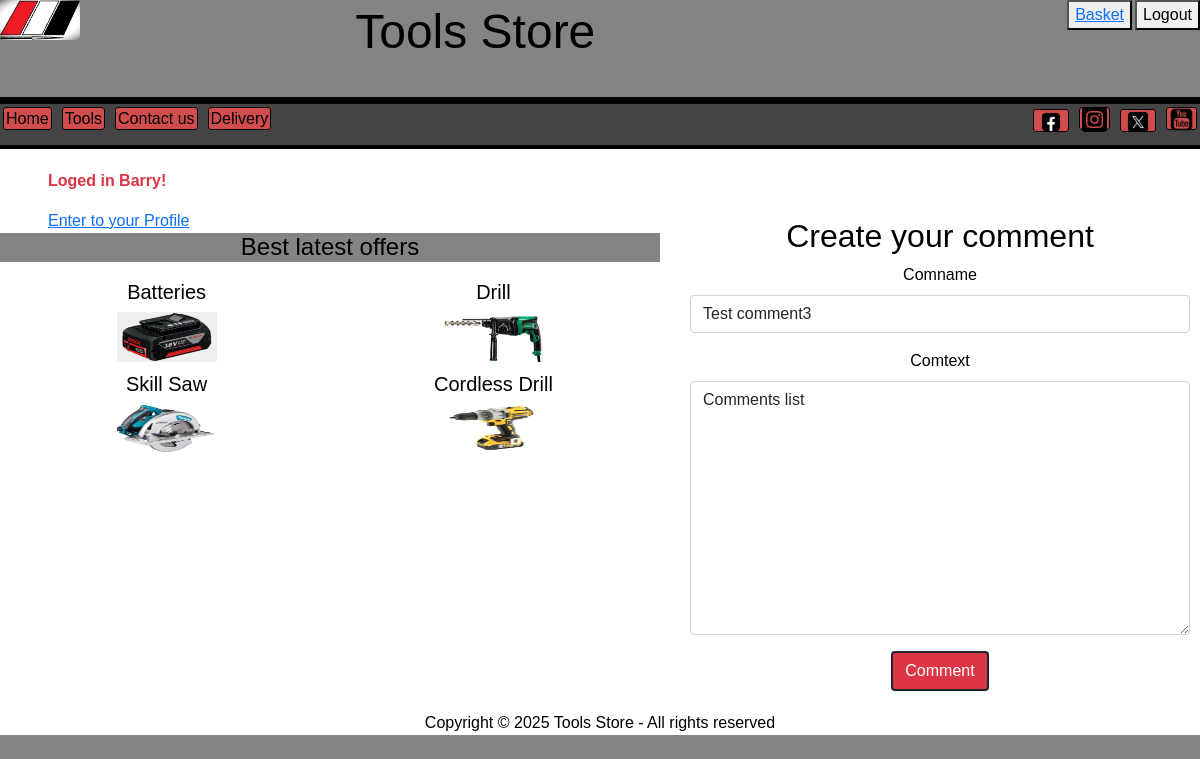
Page /comment/3/update/ (signed in) on the earlier database version.
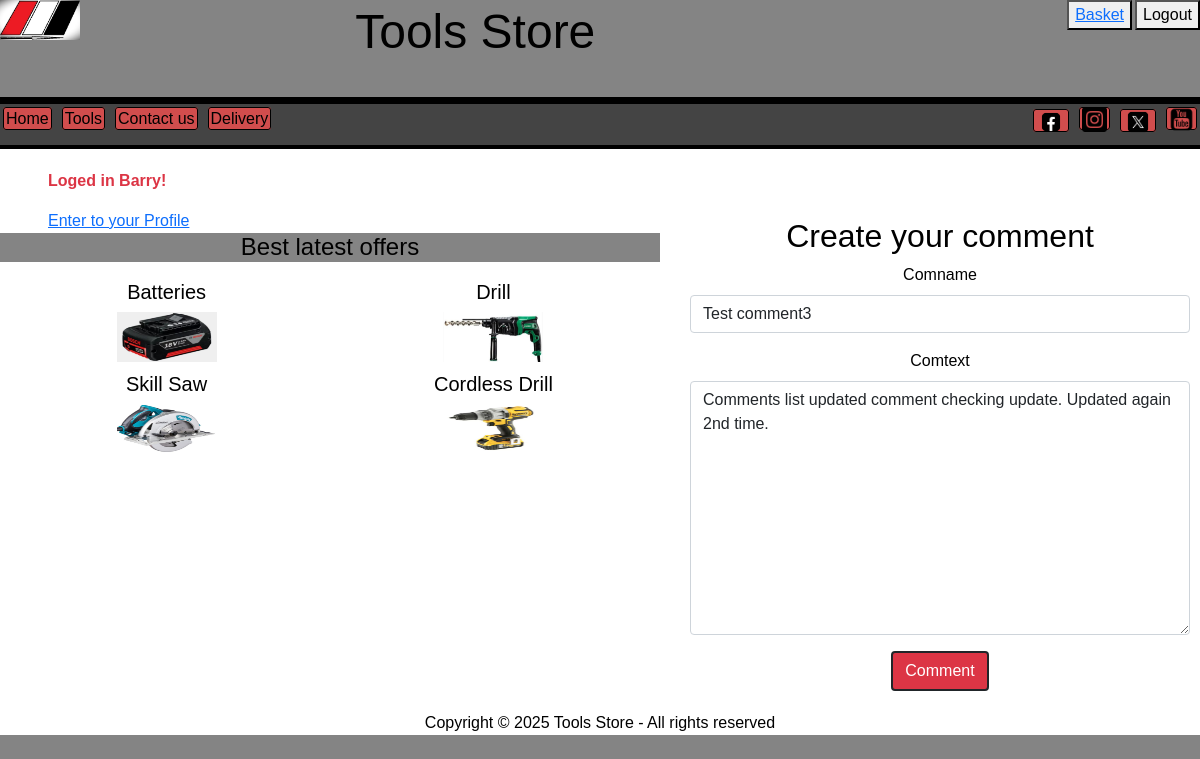
Same page on the later database version.
### products_store/models.py (models this page shows, shortened)
class Comment(models.Model):
    comname = models.CharField(max_length=100)
    comtext = models.TextField()
    commented_date = models.DateTimeField(default=timezone.now)
    comwriter = models.ForeignKey(User, on_delete=models.CASCADE)

### products_store/views.py (the view, shortened to what this page needs)
# urls.py: path('comment/<int:pk>/update/', CommentsUpdate.as_view(), name='products_store-comment-update'),
class CommentsUpdate(LoginRequiredMixin, UserPassesTestMixin, UpdateView):
    model = Comment
    fields = ['comname', 'comtext']
    def test_func(self):
        comment = self.get_object()
        if self.request.user == comment.comwriter:
            return True
        return False

### products_store/templates/products_store/comment_form.html (shortened to what this page needs)
{% extends 'products_store/base.html' %}
{% load static %}
{% load crispy_forms_tags %}
{% block main %}
    {% if user.is_authenticated %}
        <section>
            <form method="POST">
                        <h2>Create your comment</h2>
                    {{ form|crispy }}
                        <div id="subButtReg">
                            <button type="submit" class="btn btn-danger border border-dark border-2" value="Comment">Comment</button>
                        </div>
                </form>
        </section>
        {% else %}
            <ul class="list-unstyled fs-4 fw-bold">
                <li>Only registered users can commenting.</li>
                <li>Please register or login.</li>
            </ul>
    {% endif %}
{% endblock main %}

### products_store/templates/products_store/base.html (shortened to what this page needs)
{% load static %}
<!DOCTYPE html>
<html lang="en">
<head>
    <link href="https://cdn.jsdelivr.net/npm/bootstrap@5.0.2/dist/css/bootstrap.min.css" rel="stylesheet">
    <link rel="stylesheet" type="text/css" href="{% static 'products_store/css/homemob.css' %}">
    <link rel="stylesheet" type="text/css" href="{% static 'products_store/css/homemed.css' %}">
    <link rel="stylesheet" type="text/css" href="{% static 'products_store/css/homelarge.css' %}">
    <link rel="stylesheet" type="text/css" href="{% static 'products_store/css/regbutt.css' %}">
    <link rel="stylesheet" type="text/css" href="{% static 'products_store/css/aside.css' %}">
    <link rel="stylesheet" type="text/css" href="{% static 'products_store/css/toolsp.css' %}">
    <link rel="stylesheet" type="text/css" href="{% static 'products_store/css/toolsjs.css' %}">
    <link rel="stylesheet" type="text/css" href="{% static 'products_store/css/contact.css' %}">
    <link rel="stylesheet" type="text/css" href="{% static 'products_store/css/delivery.css' %}">
    <link rel="stylesheet" type="text/css" href="{% static 'products_store/css/com_form.css' %}">
</head>
<body>
    <div id="wrapper">
        <header>
                <img id="mlogo" src="{% static 'products_store/product_image/spstlogo.jpg' %}" alt="Site Logo" height="30" width="50">
                <h1>Tools Store</h1>
                    <div class="regbutt">
                        {% if user.is_authenticated %}
                                <button id="bask"><a href="{% url 'products_store-basket_page' %}">Basket</a></button>
                                <form method="POST" action="{% url 'products_store-logout' %}">
                                    <button id="logoutbtn" type="submit">Logout</button>
                                </form>
                        {% else %}
                            <button id="regBtn"><a href="{% url 'products_store-reg_form' %}">Registration</a></button>
                            <button id="logBtn"><a href="{% url 'products_store-login' %}">Login</a></button>
                        {% endif %}
                    </div>
        </header>
        <nav>
            <ul>
                <li><a href="{% url 'products_store-index' %}">Home</a></li>
                <li><a href="{% url 'products_store-tools' %}">Tools</a></li>
                <li id="contli"><a href="{% url 'products_store-contact' %}">Contact us</a></li>
                <li id="delivli"><a href="{% url 'products_store-delivery' %}">Delivery</a></li>
            </ul>
            <div class="soclink">
                <ul>
                    <li><a href="https://www.facebook.com/"><img src="{% static 'products_store/product_image/fbklink.png' %}" alt="Facebook" height="30" width="30"></a></li>
                    <li><a href="https://www.instagram.com/"><img src="{% static 'products_store/product_image/instlink.png' %}" alt="Instagram" height="25" width="25"></a></li>
                    <li><a href="https://twitter.com/"><img src="{% static 'products_store/product_image/xlink.png' %}" alt="X" height="30" width="30"></a></li>
                    <li><a href="https://www.youtube.com/"><img src="{% static 'products_store/product_image/youbelink.png' %}" alt="Youtube" height="25" width="25"></a></li>
                </ul>
            </div>
        </nav>
    <main>
        {% block main %}
        {% endblock main%}
    </main>
        <aside>
            {% if user.is_authenticated %}
                <p class="text-danger fw-bold ps-5">Loged in {{ user.username }}!</p>
                <a class="ps-5" href="{% url 'products_store-profile_page' %}">Enter to your Profile</a>
            {% endif%}
            <article class="martic">
                <h4 id="asHead">Best latest offers</h4>
                <article class="bsell1" id="battery">
                    <h5>Batteries</h5>
                    <img src="{% static 'products_store/product_image/slbattery1.jpg' %}" alt="Sale Battery" height="50" width="100">
                </article>
                <article class="bsell2" id="drill">
                    <h5>Drill</h5>
                    <img src="{% static 'products_store/product_image/sldrill1.jpg' %}" alt="Sale Drill" height="50" width="100">
                </article>
                <article class="bsell3" id="skillsaw">
                    <h5>Skill Saw</h5>
                    <img src="{% static 'products_store/product_image/slskillsaw1.jpg' %}" alt="Sale Saw" height="50" width="100">
                </article>
                <article class="bsell4" id="cordlessdrill">
                    <h5>Cordless Drill</h5>
                    <img src="{% static 'products_store/product_image/slcdrill1.jpg' %}" alt="Sale Cordles Drill" height="50" width="100">
                </article>
            </article>
        </aside>
    <footer>Copyright &copy; 2025 Tools Store - All rights reserved</footer>
</div>
</body>
</html>

### products_store/static/products_store/css/homemob.css (style rules this page uses)
@media screen and (min-width: 320px) { body { background-color: #3339; color: #000000; font-family: Arial, Helvetica, sans-serif; } }
@media screen and (min-width: 320px) { #wrapper { background-color: #ffffff; display: grid; grid-template-rows: 80px auto; gap: 20px; } }
@media screen and (min-width: 320px) { header { background-color: #3339; border-bottom: 3px solid #000000; display: flex; flex-direction: row; justify-content: space-between; position: sticky; min-height: 100px; } }
@media screen and (min-width: 320px) { h1 { margin-top: 3px; margin-left: 5px; text-align: center; } }
@media screen and (min-width: 320px) { .regbutt { width: 30%; height: 10%; display: flex; flex-wrap: wrap; justify-content: right; gap: 3px; } }
@media screen and (min-width: 320px) { nav { background-color: #444; display: flex; border-bottom: 4px solid #000000; border-top: 4px solid #000000; flex-direction: row; } }
@media screen and (min-width: 320px) { nav ul { display: flex; gap: 10px; list-style-type: none; margin: 0px 0px 5px; padding: 3px; } }
@media screen and (min-width: 320px) { nav a:link { background-color: #d14d4d; color: #000000; text-decoration: none; border: 1px solid #000000; border-radius: 3px; padding: 2px; } }
@media screen and (min-width: 320px) { .soclink { display: none; } }
@media screen and (min-width: 320px) { main { text-align: center; margin: 0px 10px 0px 10px; } }
@media screen and (min-width: 320px) { .martic { display: flex; flex-wrap: wrap; height: auto; justify-content: center; gap: 10px; } }
@media screen and (min-width: 320px) { .martic h4 { width: 100%; height: 20%; text-align: center; background-color: #3339; } }
@media screen and (min-width: 320px) { .bsell1 { width: 48%; height: 48%; text-align: center; } }
@media screen and (min-width: 320px) { .bsell2 { width: 48%; height: 48%; text-align: center; } }
@media screen and (min-width: 320px) { .bsell3 { width: 48%; height: 48%; text-align: center; } }
@media screen and (min-width: 320px) { .bsell4 { width: 48%; height: 48%; text-align: center; } }
@media screen and (min-width: 320px) { footer { text-align: center; clear: both; } }

### products_store/static/products_store/css/homemed.css (style rules this page uses)
@media screen and (min-width: 768px) { #wrapper { min-width: 90%; } }
@media screen and (min-width: 768px) { header { grid-column: 1 / 3; grid-row: 1; } }
@media screen and (min-width: 768px) { #mlogo { min-width: 80px; min-height: 40px; } }
@media screen and (min-width: 768px) { h1 { width: 70%; height: 50%; font-size: 3rem; } }
@media screen and (min-width: 768px) { nav { grid-column: 1 / 3; grid-row: 2; justify-content: space-between; } }
@media screen and (min-width: 768px) { .soclink { display: flex; } }
@media screen and (min-width: 768px) { main { grid-column: 2 / 3; grid-row: 3; min-width: 500px; } }
@media screen and (min-width: 768px) { aside { grid-column: 1 / 2; grid-row: 3; } }
@media screen and (min-width: 768px) { .bsell1 { min-width: 150px; } }
@media screen and (min-width: 768px) { .bsell2 { min-width: 150px; } }
@media screen and (min-width: 768px) { .bsell3 { min-width: 150px; } }
@media screen and (min-width: 768px) { .bsell4 { min-width: 150px; } }
@media screen and (min-width: 768px) { footer { grid-column: 1 / 3; grid-row: 4; } }

### products_store/static/products_store/css/regbutt.css (style rules this page uses)
@media screen and (min-width: 320px) { h2 { height: auto; } }
@media screen and (min-width: 768px) { h2 { align-self: center; } }

Differences in the rows shown:
changed Comment "Test comment3": comtext "Comments list" → "Comments list updated comment checking update. Updated again 2nd time."
